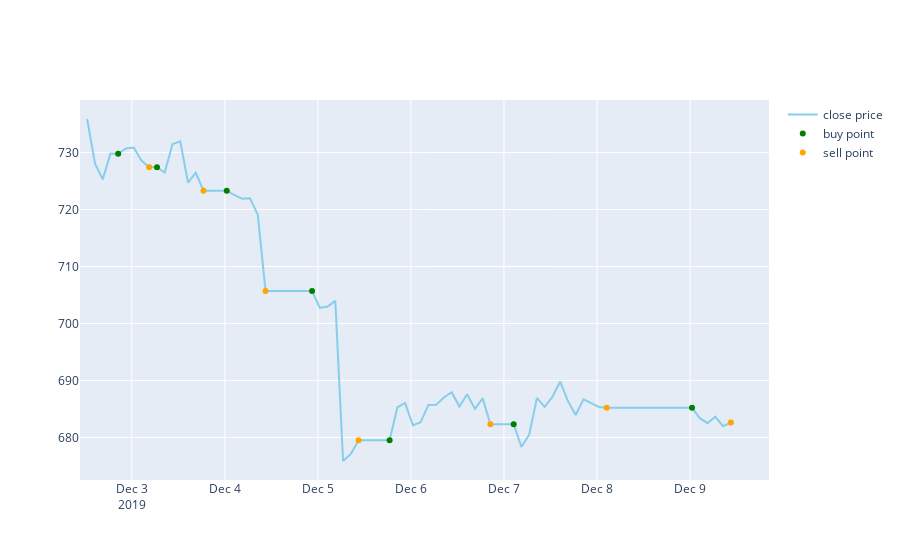
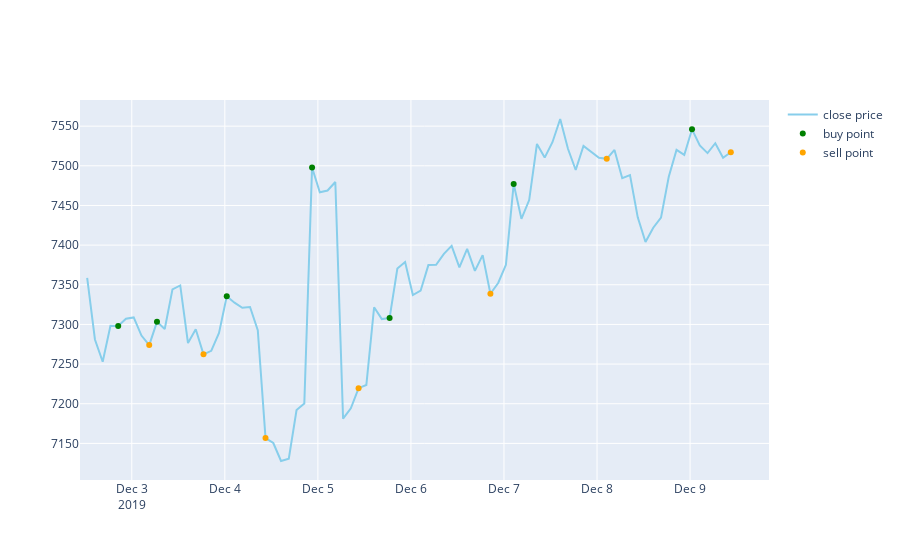
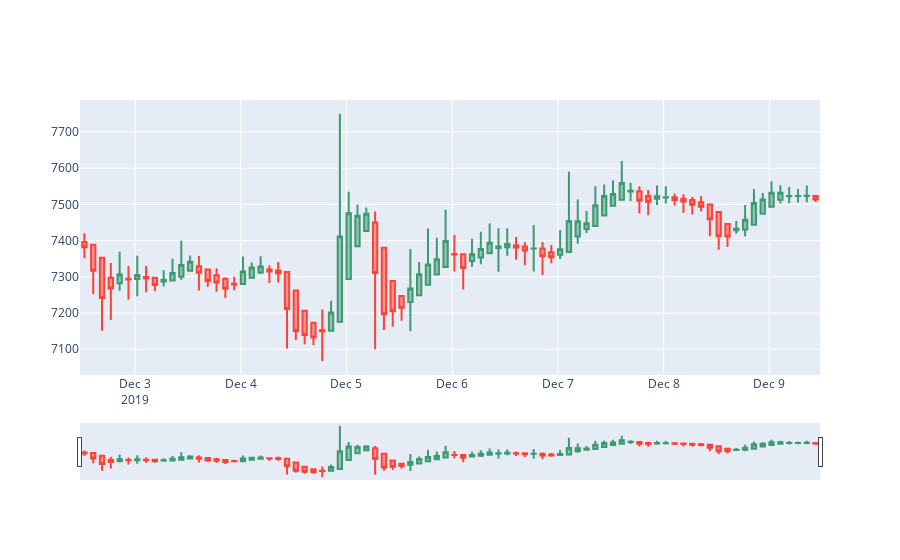

Notebook cell for these charts, in order:
### Code cell
trading_record = run_bot('4h','4 hours','7 days ago UTC')
trading_record
